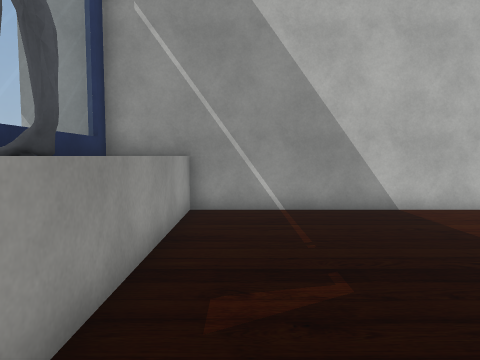
view 1 (above)

21 first-person views from a walk through a Unity game level. The camera is 1.5 m above the floor, tilts 4° down and sees 70° across. The floor is counted in squares, 1 m on a side. Each view is taken from the middle of a square. On the plan, view 1 faces up. The plan holds only what a view shows up to about 16 squares ahead; the rest is blank. The place goes on beyond the plan. Some surface patterns are stand-ins.

view 2
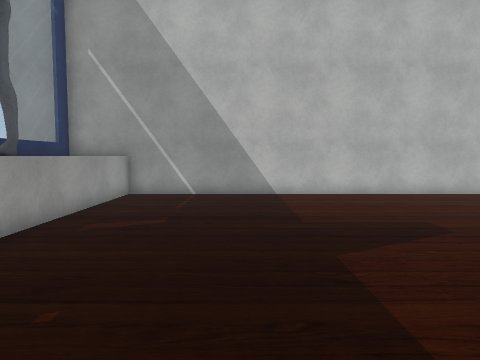

view 3
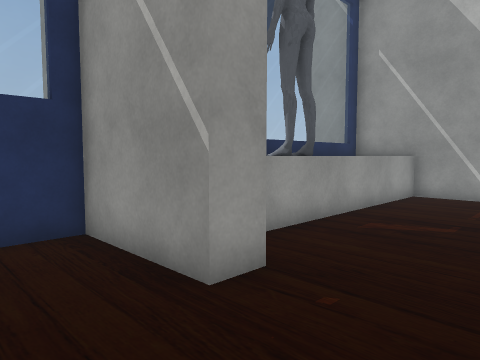

view 4
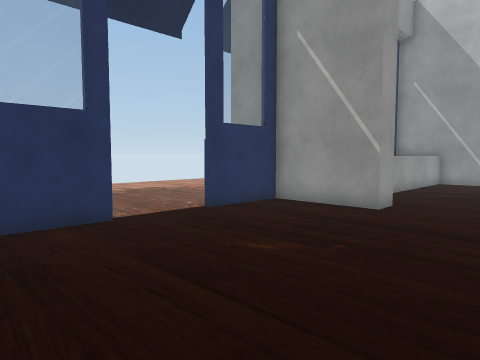

view 5
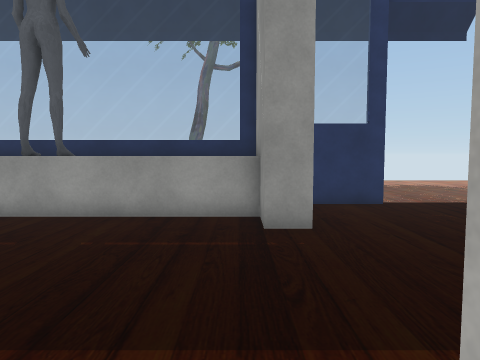

view 6
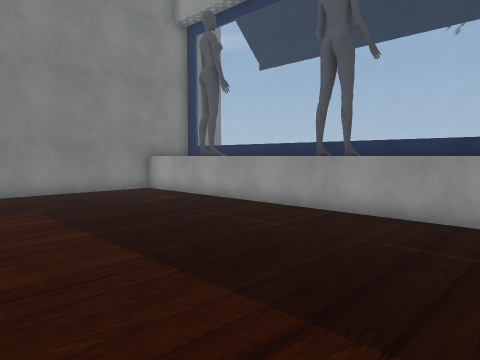

view 7
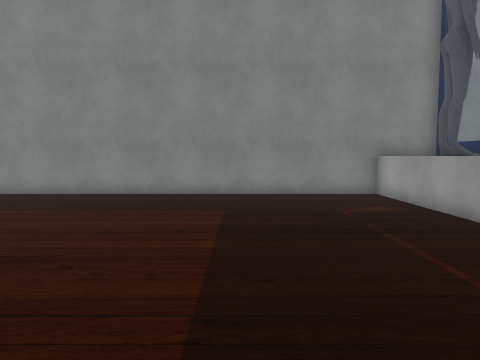

view 8
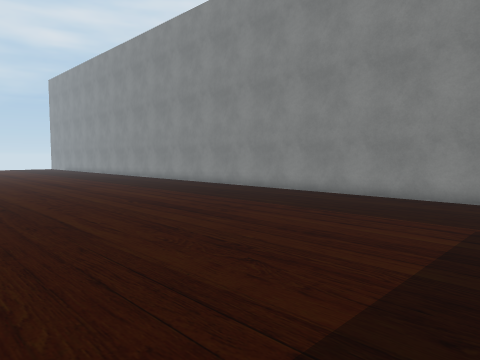

view 9
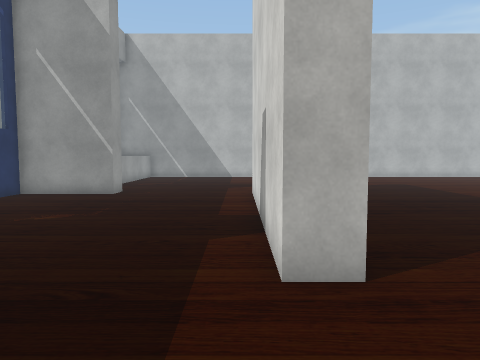

view 10
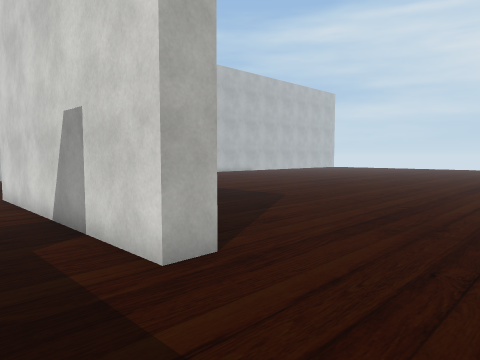

view 11
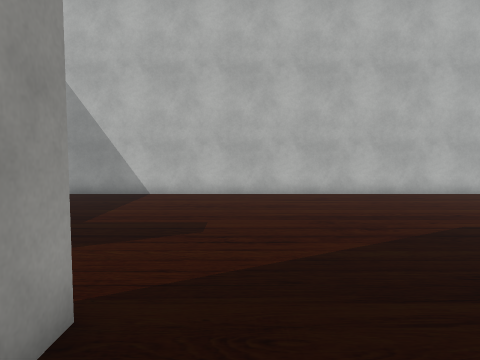

view 12
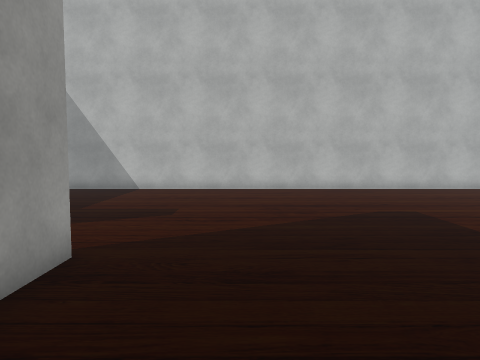

view 13
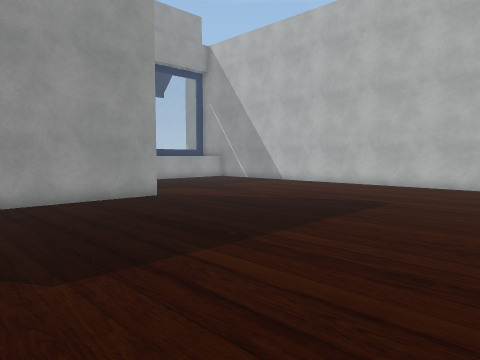

view 14
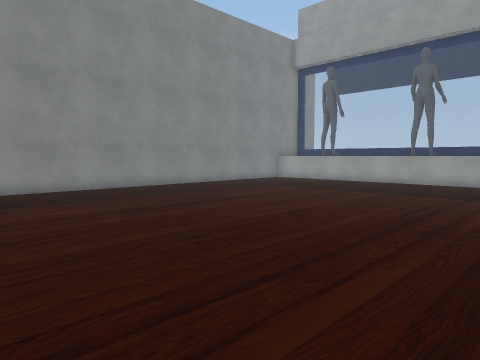

view 15
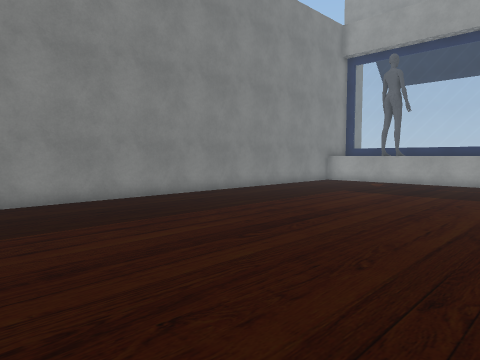

view 16
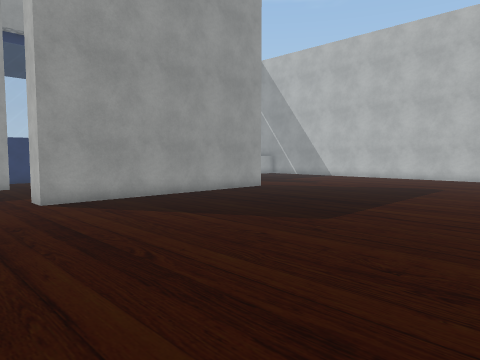

view 17
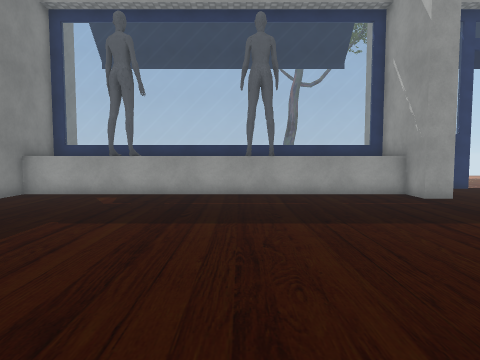

view 18
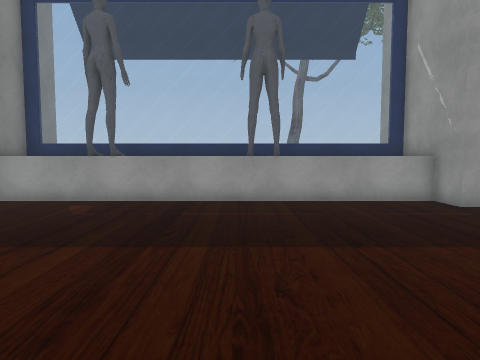

view 19
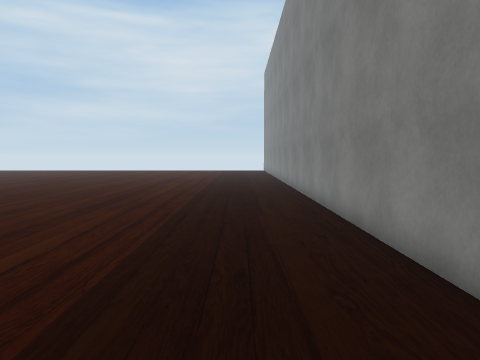

view 20
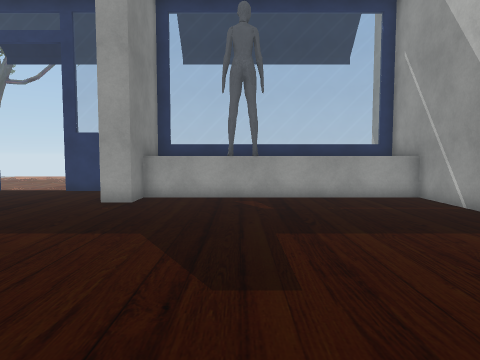

view 21
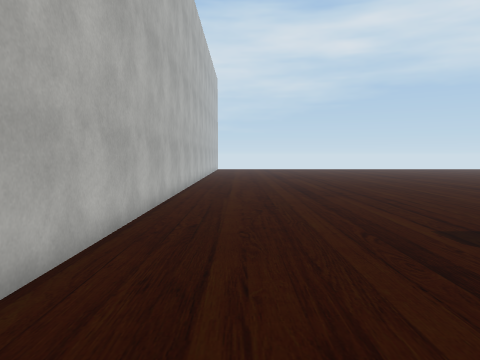

### Floor plan
Points are (right, up) in squares from view 1. A wall is a line through its corners. A room is listed if a view was taken in it or the views show most of it. See-through windows are left out.
Room 1 (views 1, 2, 3, 4, 5, 6, 7, 8, 9, 10, 11, 12, 13, 14, 15, 16, 17, 18, 19, 20, 21)
walls: (0, -10.4) (0, -11.5) (-3.7, -11.5) (-3.7, -26.5) (18.5, -26.5); (6.5, -1) (6.5, -11) (5.5, -11) (5.5, -1); (-1.4, -11.4) (-1.4, -16.5); (-3.7, -7.4) (-3.7, -9.8); (-1.4, -18.4) (-1.4, -21.5); (-1.4, 2.5) (-1.4, -0.5); (-1.4, -22.4) (-1.4, -26.5); (-1.4, 9.6) (-1.4, 4.4); (18.5, 9.5) (-3.7, 9.5) (-3.7, -0.5) (0, -0.5) (0, -1.5) (-3.7, -1.5) (-3.7, -4.5)
ways out: opening at (-4.3, -6)
objects: other object (-3, -23) to (-2, -22); other object (-3, -18) to (-2, -17); other object (-2, 3) to (-2, 4)

Where each view was taken, in squares from view 1:
view 1: 0 up, 0 right, facing up
view 2: 4 down, 3 right, facing up
view 3: 4 down, 3 right, facing up-left
view 4: 11 down, 4 right, facing up-left
view 5: 12 down, 7 right, facing left
view 6: 12 down, 7 right, facing down-left
view 7: 13 down, 4 right, facing down
view 8: 14 down, 3 right, facing down-right
view 9: 15 down, 5 right, facing up
view 10: 15 down, 3 right, facing up-right
view 11: 4 down, 8 right, facing up
view 12: 6 down, 9 right, facing up
view 13: 8 down, 18 right, facing up-left
view 14: 11 down, 18 right, facing down-left
view 15: 15 down, 18 right, facing down-left
view 16: 14 down, 18 right, facing up-left
view 17: 18 down, 12 right, facing left
view 18: 18 down, 10 right, facing left
view 19: 24 down, 10 right, facing right
view 20: 3 up, 11 right, facing left
view 21: 7 up, 7 right, facing right
